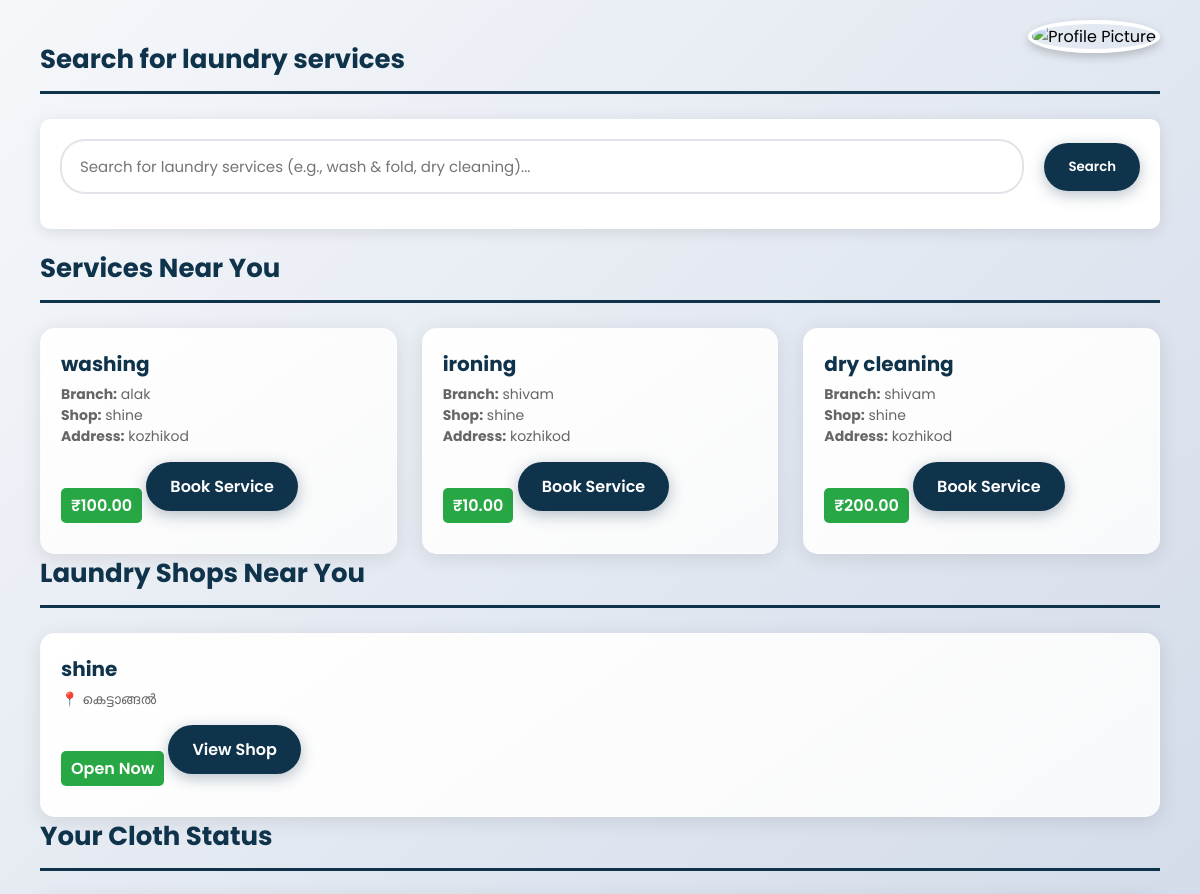
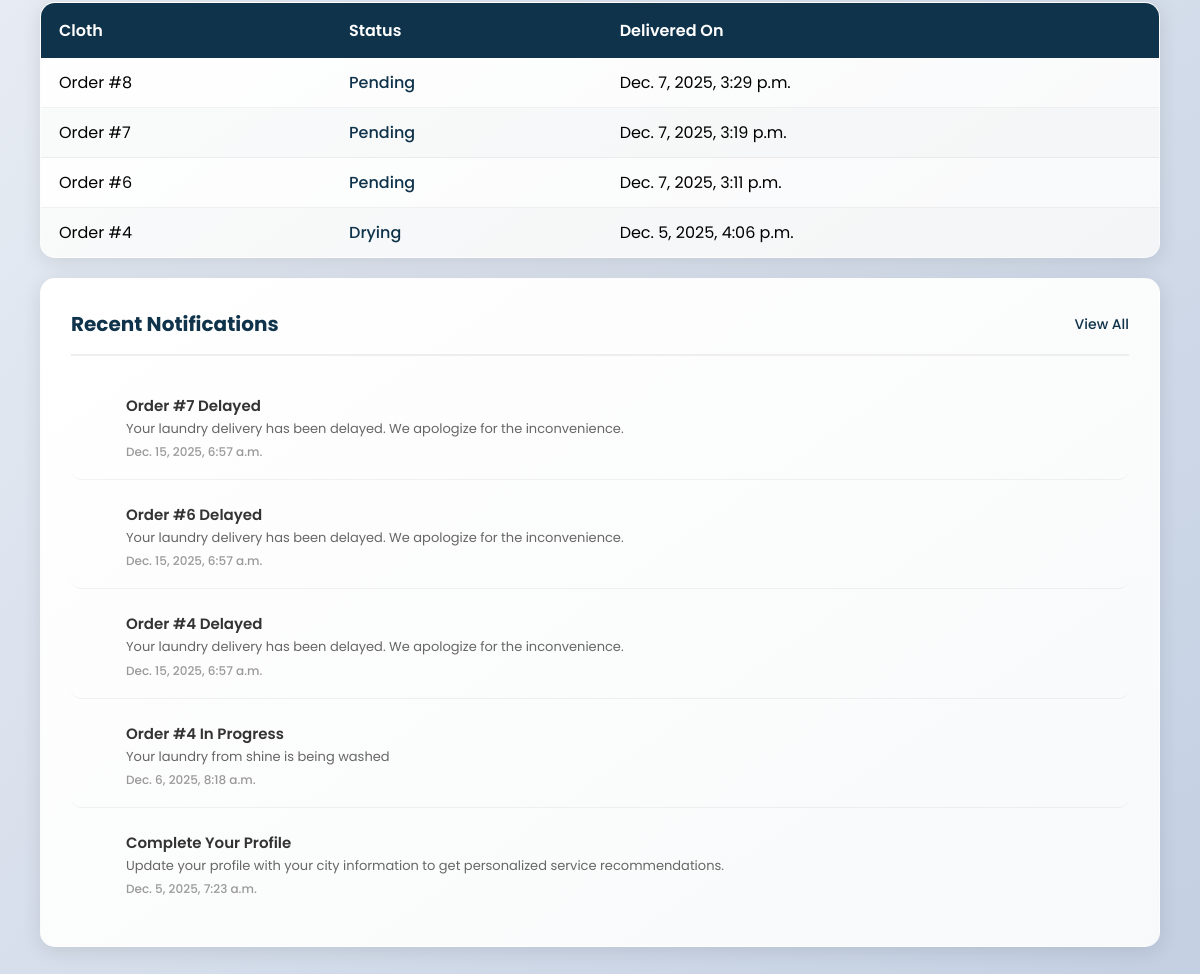
The page /dashboard/ (signed in) on the database its author committed (2 pictures, top to bottom).
### shop/models.py (models this page shows, shortened)
class Service(models.Model):
    branch = models.ForeignKey(Branch, on_delete=models.CASCADE, related_name='services')
    name = models.CharField(max_length=100)
    price = models.DecimalField(max_digits=10, decimal_places=2, blank=True, null=True)
    created_at = models.DateTimeField(default=timezone.now)
    class Meta:
        unique_together = ('branch', 'name')

class Branch(models.Model):
    shop = models.ForeignKey(LaundryShop, on_delete=models.CASCADE, related_name='branches')
    name = models.CharField(max_length=100)
    address = models.TextField()
    phone = models.CharField(max_length=15, blank=True)
    created_at = models.DateTimeField(default=timezone.now)
    class Meta:
        unique_together = ('shop', 'name')

class LaundryShop(models.Model):
    name = models.CharField(max_length=100, unique=True)
    email = models.EmailField(unique=True)
    password = models.CharField(max_length=128, blank=True)
    address = models.TextField(blank=True)
    phone = models.CharField(max_length=15, blank=True)
    city = models.CharField(max_length=100, blank=True)
    latitude = models.FloatField(blank=True, null=True)
    longitude = models.FloatField(blank=True, null=True)
    is_approved = models.BooleanField(default=False)
    is_open = models.BooleanField(default=True)
    created_at = models.DateTimeField(default=timezone.now)

class Order(models.Model):
    STATUS_CHOICES = [
        ('Pending', 'Pending'),
        ('Washing', 'Washing'),
        ('Drying', 'Drying'),
        ('Ironing', 'Ironing'),
        ('Ready', 'Ready for Pickup'),
        ('Completed', 'Completed'),
    ]
    PAYMENT_CHOICES = [
        ('Pending', 'Pending'),
        ('Completed', 'Completed'),
    ]
    user = models.ForeignKey(User, on_delete=models.CASCADE)
    shop = models.ForeignKey(LaundryShop, on_delete=models.CASCADE)
    branch = models.ForeignKey(Branch, on_delete=models.CASCADE, blank=True, null=True)
    amount = models.DecimalField(max_digits=10, decimal_places=2)
    cloth_status = models.CharField(max_length=20, choices=STATUS_CHOICES, default='Pending')
    payment_status = models.CharField(max_length=20, choices=PAYMENT_CHOICES, default='Pending')
    pickup_date = models.DateTimeField(blank=True, null=True)
    delivery_date = models.DateTimeField(blank=True, null=True)
    delivery_name = models.CharField(max_length=100, blank=True)
    delivery_address = models.TextField(blank=True)
    delivery_phone = models.CharField(max_length=15, blank=True)
    special_instructions = models.TextField(blank=True)
    created_at = models.DateTimeField(default=timezone.now)
    delay_notified = models.BooleanField(default=False)

class Notification(models.Model):
    user = models.ForeignKey(User, on_delete=models.CASCADE)
    title = models.CharField(max_length=200)
    message = models.TextField()
    notification_type = models.CharField(max_length=50)
    icon = models.CharField(max_length=50, default='fas fa-bell')
    color = models.CharField(max_length=20, default='#3498db')
    is_read = models.BooleanField(default=False)
    created_at = models.DateTimeField(default=timezone.now)

### shop/views.py (the view)
# urls.py: path("dashboard/", views.user_dashboard, name="dashboard"),
@login_required
def user_dashboard(request):
    pending = Order.objects.filter(user=request.user, cloth_status="Pending").count()
    completed = Order.objects.filter(user=request.user, cloth_status="Completed").count()
    spent = Order.objects.filter(user=request.user).aggregate(
        total=Sum('amount')
    )["total"] or 0
    cloth_status = get_cloth_status(request.user)
    search_query = request.GET.get('search', '')
    services_nearby = []
    shops_nearby = []
    user_city = None
    try:
        user_profile = request.user.profile
        user_city = user_profile.city if user_profile.city else None
    except:
        user_city = None
    if search_query:
        services = Service.objects.filter(
            Q(name__icontains=search_query)
        ).select_related('branch__shop').filter(branch__shop__is_approved=True)
        if user_city:
            city_services = services.filter(branch__shop__city__iexact=user_city)[:10]
            if city_services:
                services_nearby = city_services
            else:
                services_nearby = services[:10]
        else:
            services_nearby = services[:10]  # Limit to 10 results
    elif user_city:
        services_nearby = Service.objects.filter(
            branch__shop__is_approved=True,
            branch__shop__city__iexact=user_city
        ).select_related('branch__shop')[:10]
        shops_nearby = LaundryShop.objects.filter(
            is_approved=True,
            city__iexact=user_city
        )[:10]
    create_order_notifications(request.user)
    create_welcome_notifications(request.user)
    recent_notifications = Notification.objects.filter(user=request.user).order_by('-created_at')[:5]
    recent_notifications = [
        {
            'title': notification.title,
            'message': notification.message,
            'time': notification.created_at,
            'icon': notification.icon,
            'color': notification.color,
            'is_read': notification.is_read
        }
        for notification in recent_notifications
    ]
    if hasattr(request.user, 'profile') and request.user.profile.notifications_enabled:
        unread_count = Notification.objects.filter(user=request.user, is_read=False).count()
    else:
        unread_count = 0
    return render(request, "user_dashboard.html", {
        "pending_count": pending,
        "completed_count": completed,
        "total_spent": spent,
        "cloth_status": cloth_status, # Added for the 'Your Cloth Status' table
        "services_nearby": services_nearby,
        "shops_nearby": shops_nearby,
        "search_query": search_query,
        "user_city": user_city,
        "recent_notifications": recent_notifications,  # Show up to 5 notifications
        "unread_count": unread_count,
    })

### shop/views.py (called while the page is built)
def get_cloth_status(user):
    orders = Order.objects.filter(user=user).order_by('-id')[:5]
    if orders:
        return [{'cloth_name': f"Order #{order.id}", 'status': order.cloth_status, 'delivery_date': order.created_at} for order in orders]
    return [
        {'cloth_name': 'No recent orders', 'status': 'N/A', 'delivery_date': 'N/A'}
    ]

def create_welcome_notifications(user):
    if not Notification.objects.filter(user=user, notification_type='welcome').exists():
        Notification.objects.create(
            user=user,
            title='Welcome to Shine & Bright!',
            message='Thanks for joining our laundry service. Start by exploring nearby shops.',
            notification_type='welcome',
            icon='fas fa-handshake',
            color='#9b59b6'
        )
    if not Notification.objects.filter(user=user, notification_type='profile_reminder').exists():
        Notification.objects.create(
            user=user,
            title='Complete Your Profile',
            message='Update your profile with your city information to get personalized service recommendations.',
            notification_type='profile_reminder',
            icon='fas fa-user-edit',
            color='#3498db'
        )

### shop/templates/user_dashboard.html (shortened to what this page needs)
{% load static %}
<!DOCTYPE html>
<html lang="en">
<head>
</head>
<body>
    <div class="header-actions">
        <div class="profile-pic-container">
            <img id="profile-trigger"
                    src="{% if request.user.profile.profile_image %}{{ request.user.profile.profile_image.url }}{% else %}{% static 'default.png' %}{% endif %}"
                    alt="Profile Picture"
                    class="profile-pic">
        </div>
    </div>
    <div class="section-container">
                <div class="mb-10">
                    <h2 class="section-heading">Search for laundry services</h2>
            <div style="background: white; padding: 20px; border-radius: 10px; box-shadow: 0px 3px 15px rgba(0,0,0,0.1); margin-bottom: 20px;">
                <form method="GET" class="search-form">
                    <input type="text" name="search" value="{{ search_query }}" class="search-input"
                            placeholder="Search for laundry services (e.g., wash & fold, dry cleaning)...">
                    <button type="submit" class="search-btn">
                        Search
                    </button>
                </form>
            </div>
        </div>
        <div class="mb-10">
            <h2 class="section-heading">Services Near You</h2>
            {% if services_nearby %}
                <div class="shop-grid">
                    {% for service in services_nearby %}
                        <div class="card">
                            <h3>{{ service.name }}</h3>
                            <p style="color: #666; font-size: 14px; margin-top: 4px;">
                                <strong>Branch:</strong> {{ service.branch.name }}<br>
                                <strong>Shop:</strong> {{ service.branch.shop.name }}<br>
                                <strong>Address:</strong> {{ service.branch.address|truncatechars:40 }}
                            </p>
                            {% if service.price %}
                                <span class="status" style="background: #28a745;">₹{{ service.price }}</span>
                            {% else %}
                                <span class="status" style="background: #17a2b8;">Price on Request</span>
                            {% endif %}
                            <a href="{% url 'select_services' service.branch.shop.id %}" class="btn">Book Service</a>
                        </div>
                    {% endfor %}
                </div>
            {% endif %}
        </div>
        <div class="mb-10">
            <h2 class="section-heading"> Laundry Shops Near You</h2>
            {% if shops_nearby %}
                <div class="shop-grid">
                    {% for shop in shops_nearby %}
                        <div class="card">
                            <h3>{{ shop.name }}</h3>
                            <p style="color: #666; font-size: 14px; margin-top: 4px;">📍 {{ shop.city }}</p>
                            <span class="status">Open Now</span>
                            <a href="{% url 'shop_detail' shop.id %}" class="btn">View Shop</a>
                        </div>
                    {% endfor %}
                </div>
            {% endif %}
        </div>
        <div>
            <h2 class="section-heading">Your Cloth Status</h2>
            <table class="status-table">
                <thead>
                    <tr>
                        <th>Cloth</th>
                        <th>Status</th>
                        <th>Delivered On</th>
                    </tr>
                </thead>
                <tbody>
                    {% for cloth in cloth_status %}
                        <tr>
                            <td>{{ cloth.cloth_name }}</td>
                            <td class="status-text">{{ cloth.status }}</td>
                            <td>
                                {% if cloth.delivery_date %}
                                    {{ cloth.delivery_date }}
                                {% else %}
                                    Not yet delivered
                                {% endif %}
                            </td>
                        </tr>
                    {% empty %}
                        <tr>
                            <td colspan="3" class="empty-message">
                                No cloth status available.
                            </td>
                        </tr>
                    {% endfor %}
                </tbody>
            </table>
        </div>
        <div class="notifications-section">
            <div class="notifications-header">
                <h3> Recent Notifications</h3>
                <a href="{% url 'notifications' %}" class="view-all-btn">
                     View All
                </a>
            </div>
            {% if recent_notifications %}
                {% for notification in recent_notifications %}
                    <div class="notification-item notification-{{ notification.type }}">
                        <div class="notification-icon">
                        </div>
                        <div class="notification-content">
                            <div class="notification-title">{{ notification.title }}</div>
                            <div class="notification-message">{{ notification.message }}</div>
                            <div class="notification-time">{{ notification.time }}</div>
                        </div>
                    </div>
                {% endfor %}
            {% else %}
                <div class="no-notifications">
                    <i class="fas fa-bell-slash"></i>
                    <h4>No Recent Notifications</h4>
                    <p>Your notifications will appear here when you have order updates or important announcements.</p>
                </div>
            {% endif %}
        </div>
    </div>
</body>
</html>

### rows shown on the page
Service: name "washing", branch.name "alak", branch.shop.name "shine", branch.address "kozhikod", price "100.00"
Service: name "ironing", branch.name "shivam", branch.shop.name "shine", branch.address "kozhikod", price "10.00"
Service: name "dry cleaning", branch.name "shivam", branch.shop.name "shine", branch.address "kozhikod", price "200.00"
LaundryShop: name "shine", city "കെട്ടാങ്ങൽ"
Order: status "Pending", delivery_date "Dec. 7, 2025, 3:29 p.m."
Order: status "Pending", delivery_date "Dec. 7, 2025, 3:19 p.m."
Order: status "Pending", delivery_date "Dec. 7, 2025, 3:11 p.m."
Order: status "Drying", delivery_date "Dec. 5, 2025, 4:06 p.m."
Notification: title "Order #7 Delayed", message "Your laundry delivery has been delayed. We apologize for the inconvenience.", time "Dec. 15, 2025, 6:57 a.m."
Notification: title "Order #6 Delayed", message "Your laundry delivery has been delayed. We apologize for the inconvenience.", time "Dec. 15, 2025, 6:57 a.m."
Notification: title "Order #4 Delayed", message "Your laundry delivery has been delayed. We apologize for the inconvenience.", time "Dec. 15, 2025, 6:57 a.m."
Notification: title "Order #4 In Progress", message "Your laundry from shine is being washed", time "Dec. 6, 2025, 8:18 a.m."
Notification: title "Complete Your Profile", message "Update your profile with your city information to get personalized service recommendations.", time "Dec. 5, 2025, 7:23 a.m."

### other values the page prints
{{ cloth.cloth_name }} "Order #8" "Order #7" "Order #6" "Order #4"
